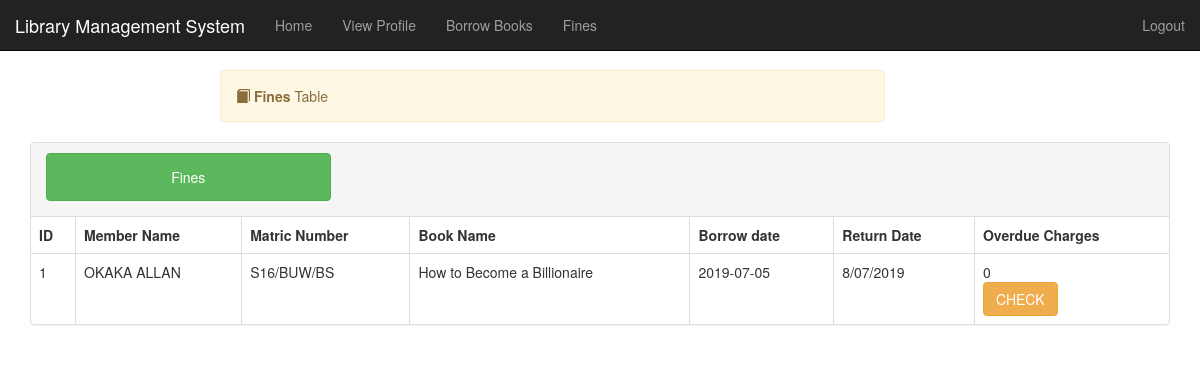
The page /fine-student.php (signed in) on the database its author committed.
### tables this page shows
CREATE TABLE IF NOT EXISTS `borrow` (
  `borrowId` int(11) NOT NULL AUTO_INCREMENT,
  `memberName` varchar(255) NOT NULL,
  `matricNo` varchar(10) NOT NULL,
  `bookName` varchar(255) NOT NULL,
  `borrowDate` varchar(20) NOT NULL,
  `returnDate` varchar(20) NOT NULL,
  `bookId` int(2) NOT NULL,
  `borrowStatus` int(2) NOT NULL,
  `fine` varchar(100) NOT NULL,
  PRIMARY KEY (`borrowId`)
);

### fine-student.php (the view, shortened to what this page needs)
<?php
 include "includes/header.php";
$student = $_SESSION['student-name'];
 ?>
<div class="container">
    <?php include "includes/nav2.php"; ?>
	<div class="alert alert-warning col-lg-7 col-md-12 col-sm-12 col-xs-12 col-lg-offset-2 col-md-offset-0 col-sm-offset-1 col-xs-offset-0" style="margin-top:70px">
		<span class="glyphicon glyphicon-book"></span>
	    <strong>Fines</strong> Table
	</div>
	</div>
	<div class="container">
		<div class="panel panel-default">
		  <div class="panel-heading">
		  	<div class="row">
		  	  <a><button class="btn btn-success col-lg-3 col-md-4 col-sm-11 col-xs-11 button" style="margin-left: 15px;margin-bottom: 5px"> Fines</button></a>
			  <div class="col-lg-6 col-md-6 col-sm-12 col-xs-12 pull-right">
			  </div>
			</div>
		  </div>
		  <table class="table table-bordered">
		          <thead>
		               <tr>
		                  <th>ID</th>
		                  <th>Member Name</th>
		                  <th>Matric Number</th>
		                  <th>Book Name</th>
		                  <th>Borrow date</th>
		                  <th>Return Date</th>
		                  <th>Overdue Charges</th>
		                </tr>
		          </thead>
		           <?php
                  		$sql = "SELECT * FROM borrow where memberName = '$student'";
                  		$query = mysqli_query($conn, $sql);
                  		$counter = 1;
                  		while($row = mysqli_fetch_assoc($query)) {
                   ?>
		          <tbody>
		            <tr>
		             <td><?php echo $counter++; ?></td>
		             <td><?php echo $row['memberName']; ?></td>
		             <td><?php echo $row['matricNo']; ?></td>
		             <td><?php echo $row['bookName']; ?></td>
		             <td><?php echo $row['borrowDate']; ?></td>
		             <td><?php echo $row['returnDate']; ?></td>
		             <td>
		             	<?php echo $row['fine']; ?><form action="fine-student.php" method="post">
		             <button name="check" type="submit" class="btn btn-warning">CHECK</button>
		             </form>
		             </td>
		            </tr>
		            <?php } ?>
		         </tbody>
		   </table>
	  </div>
	</div>
</body>
</html>

### css/style.css (style rules this page uses)
body { overflow-x: hidden; }
.alert { margin-top: 40px; }
.button { height: 48px }

### rows shown on the page
borrow: memberName "OKAKA ALLAN", matricNo "S16/BUW/BS", bookName "How to Become a Billionaire", borrowDate "2019-07-05", returnDate "8/07/2019", fine "0"
